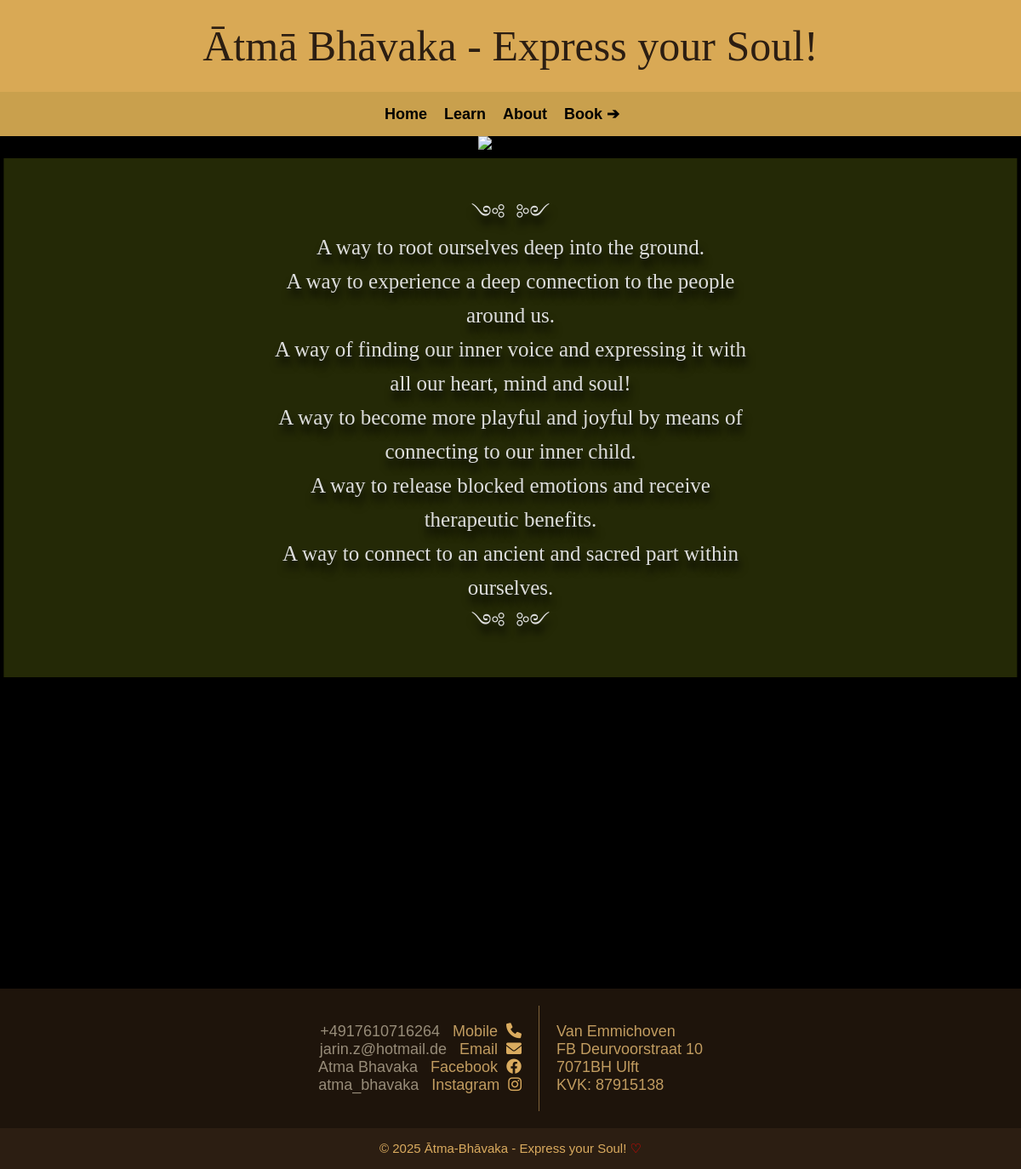
The page / on the database its author committed.
### content/models.py (models this page shows, shortened)
class PageContent(models.Model):
    PAGE_CHOICES = [
        ('home', 'Home'),
        ('about', 'About'),
        ('learn', 'Learn'),
        ('book', 'Book'),
    ]
    page = models.CharField(max_length=50, choices=PAGE_CHOICES)
    section_key = models.CharField(max_length=100, help_text="Unique identifier for this content section")
    title = models.CharField(max_length=200, blank=True)
    content = RichTextField(help_text="Main content text")
    order = models.IntegerField(default=0, help_text="Display order on the page")
    is_active = models.BooleanField(default=True)
    class Meta:
        ordering = ['page', 'order']
        unique_together = ['page', 'section_key']
        verbose_name = "Page Content"
        verbose_name_plural = "Page Contents"

class ContactInfo(models.Model):
    phone = models.CharField(max_length=50)
    email = models.EmailField()
    instagram_handle = models.CharField(max_length=100)
    facebook_name = models.CharField(max_length=100)
    facebook_url = models.URLField()
    instagram_url = models.URLField()
    workshop_address_line1 = models.CharField(max_length=200)
    workshop_address_line2 = models.CharField(max_length=200)
    company_name = models.CharField(max_length=200)
    company_address_line1 = models.CharField(max_length=200)
    company_address_line2 = models.CharField(max_length=200)
    company_kvk = models.CharField(max_length=50, verbose_name="KVK Number")
    class Meta:
        verbose_name = "Contact Information"
        verbose_name_plural = "Contact Information"

### atma_bhavaka/views.py (the view)
# urls.py: path('', home_view, name='home'),
def home_view(request):
    quote = PageContent.objects.filter(page='home', section_key='quote', is_active=True).first()
    context = {
        'quote': quote,
    }
    return render(request, 'home.html', context)

### content/context_processors.py (called while the page is built)
def contact_info(request):
    contact = ContactInfo.objects.first()
    return {
        'contact_info': contact
    }

### templates/home.html (shortened to what this page needs)
{% extends "base.html" %}
{% load static %}
{% block content %}
<div class="cover">
  <img src="{% static 'media/cover-main.png' %}" alt="Om logo">
</div>
<div class="container">
  <div class="quote">
    <div class="quote-content">
      {% if quote %}
        {{ quote.content|safe }}
      {% endif %}
    </div>
  </div>
  <div class="video">
    <iframe src="https://www.youtube.com/embed/AoSX5wFAGo8?si=Aa91kfnuVu8b21rA"
            title="Atma Bhavaka"
            frameborder="0"
            allow="accelerometer; autoplay; clipboard-write; encrypted-media; gyroscope; picture-in-picture; web-share"
            allowfullscreen>
    </iframe>
  </div>
</div>
{% endblock %}

### templates/base.html (shortened to what this page needs)
{% load static %}
<!DOCTYPE html>
<html lang="en">
<head>
    <link rel="stylesheet" href="{% static 'css/styles.css' %}">
    <link rel="stylesheet" href="https://cdnjs.cloudflare.com/ajax/libs/font-awesome/6.0.0/css/all.min.css">
</head>
<body>
    <h1 id="webpage-title">Ātmā Bhāvaka - Express your Soul!</h1>
    <header>
        <nav>
          <ul>
            <li><a href="{% url 'home' %}">Home</a></li>
            <li><a href="{% url 'learn' %}">Learn</a></li>
            <li><a href="{% url 'about' %}">About</a></li>
            <li><a href="{% url 'book' %}">Book ➔</a></li>
          </ul>
        </nav>
    </header>
    <main>
        {% block content %}{% endblock %}
    </main>
    <footer>
        <div class="footer-container">
            <div class="fc-left">
                <ul class="footer-links">
                    {% if contact_info %}
                    <li>
                      <span class="footer-contact-info">{{ contact_info.phone }}</span>&nbsp;&nbsp;&nbsp;<a class="footer-links" href="tel:{{ contact_info.phone }}" target="_blank" rel="noopener">Mobile &nbsp;<i class="fas fa-phone"></i></a>
                    </li>
                    <li>
                      <span class="footer-contact-info">{{ contact_info.email }}</span>&nbsp;&nbsp;&nbsp;<a class="footer-links" href="mailto:{{ contact_info.email }}" rel="noopener">Email &nbsp;<i class="fas fa-envelope"></i></a>
                    </li>
                    <li>
                      <span class="footer-contact-info">{{ contact_info.facebook_name }}</span>&nbsp;&nbsp;&nbsp;<a class="footer-links" href="{{ contact_info.facebook_url }}" target="_blank" rel="noopener">Facebook &nbsp;<i class="fab fa-facebook"></i></a>
                    </li>
                    <li>
                      <span class="footer-contact-info">{{ contact_info.instagram_handle }}</span>&nbsp;&nbsp;&nbsp;<a class="footer-links" href="{{ contact_info.instagram_url }}" target="_blank" rel="noopener">Instagram &nbsp;<i class="fab fa-instagram"></i></a>
                    </li>
                    {% endif %}
                  </ul>
            </div>
            <div class="fc-right">
                {% if contact_info %}
                <ul>
                    <li>{{ contact_info.company_name }}</li>
                    <li>{{ contact_info.company_address_line1 }}</li>
                    <li>{{ contact_info.company_address_line2 }}</li>
                    <li>KVK: {{ contact_info.company_kvk }}</li>
                </ul>
                {% endif %}
            </div>
        </div>
        <div class="copyright">
            <p>&copy; 2025 Ātma-Bhāvaka - Express your Soul!
              <a class="footer-links" href="https://github.com/denisklopotan/atma-bhavaka" target="_blank" rel="noopener"><span class="heart">♡</span></a>
            </p>
        </div>
    </footer>
</body>
</html>

### static/css/styles.css (style rules this page uses)
html, body { overflow-x: hidden; max-width: 100%; }
body { background-color: black; color: black; font-family: Arial, sans-serif; margin: 0; padding: 0; display: flex; min-height: 100vh; flex-direction: column; }
main { line-height: 1.6; padding: 20px 20px 40px; align-items: center; flex-direction: column; flex: 1; }
#webpage-title { background-color: #d9a955; color: #2c1e12; margin: 0; padding: 25px 20px; text-align: center; font-family: auto; font-weight: 400; font-size: 50px; }
header { background-color: #c9a04d; color: #000000; padding: 15px 20px; text-align: center; }
header nav ul { list-style-type: none; margin: 0; padding: 0; display: flex; align-items: center; justify-content: center; font-size: large; }
header nav ul li { display: inline; margin-right: 20px; }
header nav ul li a { color: #000000; text-decoration: none; font-weight: bold; }
.cover { text-align: center; margin-top: -20px; }
.cover img { width: 82%; height: auto; }
.container { max-width: 50%; margin: 0 auto; position: relative; }
.quote { background-color: #242906; color: #dddddd; line-height: 1.6; text-align: center; font-size: 25px; font-family: Georgia, 'Times New Roman', Times, serif; text-shadow: 2px 10px 10px rgb(0, 0, 0); padding: 20px; width: 99.27vw; position: relative; left: 50%; transform: translateX(-50%); box-sizing: border-box; }
.quote-content { max-width: 50%; margin: 0 auto; }
.video { position: relative; width: 100%; padding-bottom: 56.25%; height: 0; overflow: hidden; }
.video iframe { position: absolute; top: 0; left: 0; width: 100%; height: 100%; padding-top: 40px; }
.fa-phone { color: #25D366; }
.fa-envelope { color: #0088cc; }
footer { background-color: #2c1e12; color: #c19c60; width: 100%; bottom: 0; }
.footer-container { background-color: #1e140b; display: flex; justify-content: center; padding: 20px 0px 20px; }
.fc-left { text-align: right; border-right: 1px solid #dfb26981; }
footer ul { list-style-type: none; padding: 20px; margin: 0px; font-size: 18px; }
.footer-links { color: #c19c60; text-decoration: none; }
footer span { color: #978c79; font-size: 18px; }
footer i { color: #daab5f !important; }
.copyright { color: #daab5f; text-align: center; font-size: 15px; }
.heart { color: red; font-size: 15px; }

### rows shown on the page
PageContent: content "༺ ༻ A way to root ourselves deep into the ground. A way to experience a deep connection to the people around us. A way of finding our inner voice and expressing it with all our heart, mind and soul! A way to become more playful and joyful by means of connecting to our inner child. A way to release blocked emotions and receive therapeutic benefits. A way to connect to an ancient and sacred part within ourselves. ༺ ༻"
ContactInfo: phone "+4917610716264", email "jarin.z@hotmail.de", facebook_name "Atma Bhavaka", instagram_handle "atma_bhavaka", company_name "Van Emmichoven", company_address_line1 "FB Deurvoorstraat 10", company_address_line2 "7071BH Ulft", company_kvk "87915138"
